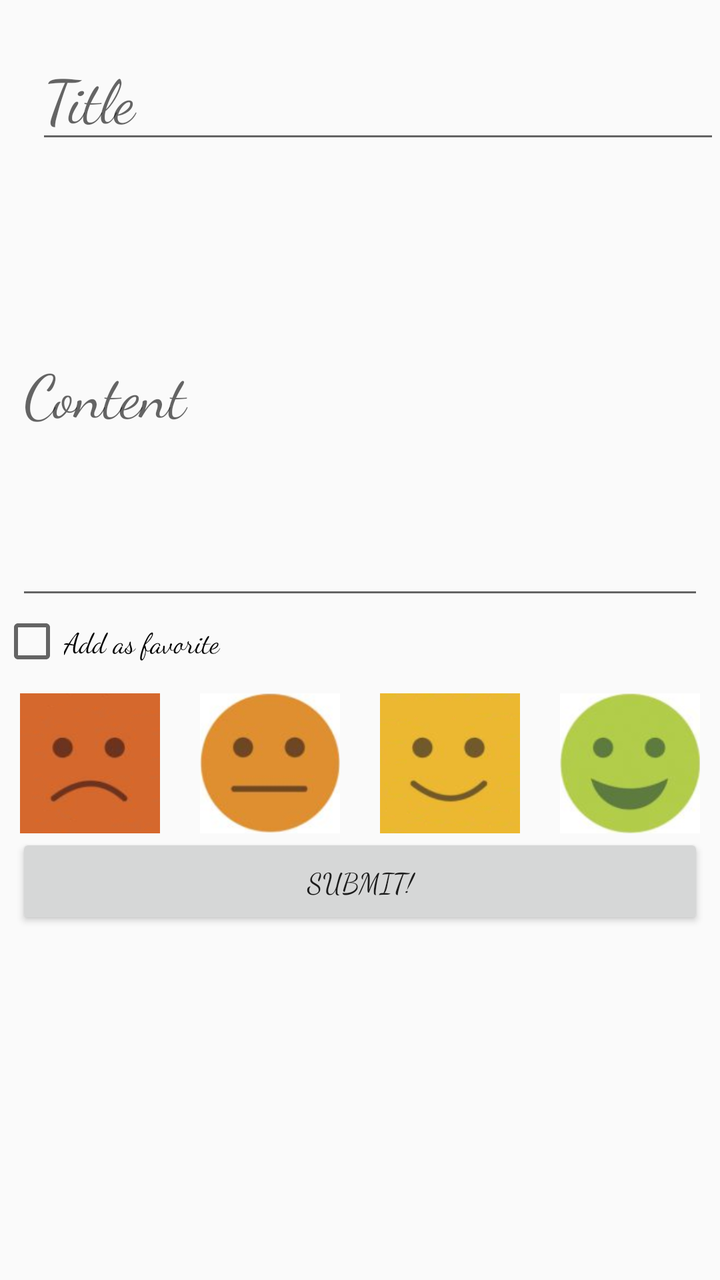
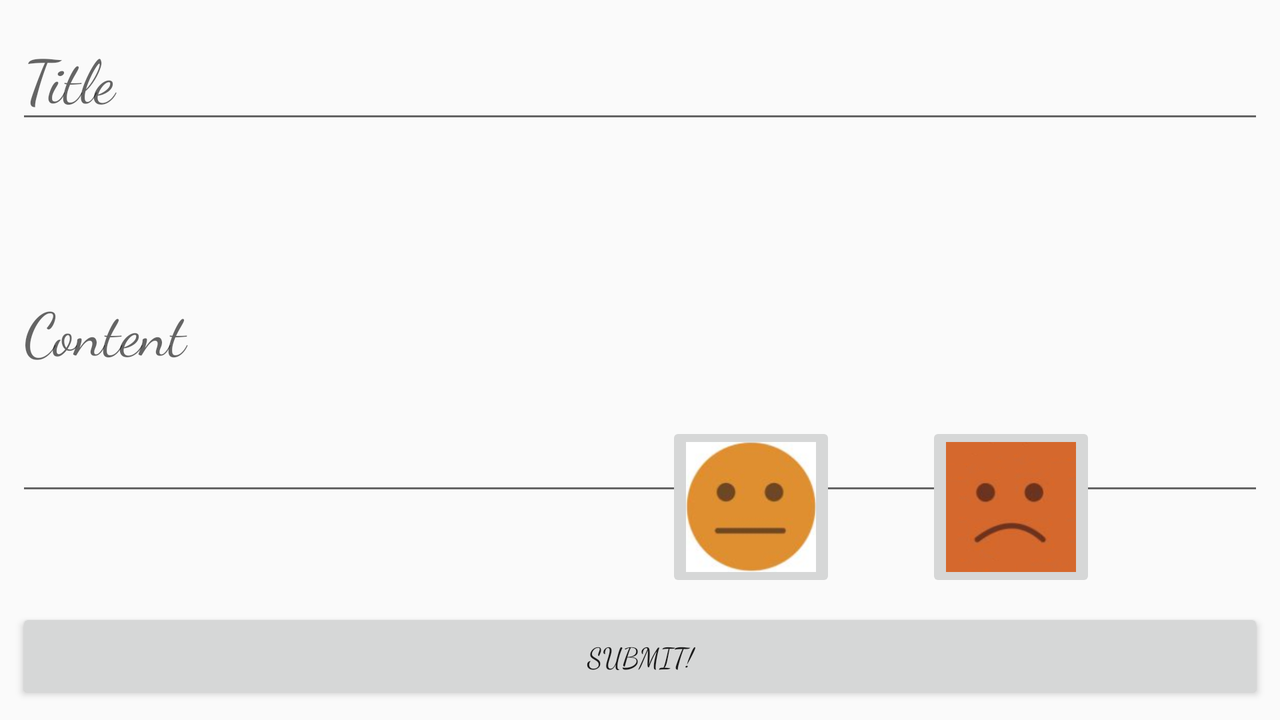

First picture: res/layout/ on a phone held upright. Second picture: the repository's own variant of that layout, on a device whose configuration matches the variant's folder. Source for both follows.
<!-- AndroidManifest.xml: application theme AppTheme -->
<!-- res/layout/activity_input.xml -->
<?xml version="1.0" encoding="utf-8"?>
<LinearLayout xmlns:android="http://schemas.android.com/apk/res/android"
    xmlns:app="http://schemas.android.com/apk/res-auto"
    xmlns:tools="http://schemas.android.com/tools"
    android:layout_width="match_parent"
    android:layout_height="match_parent"
    android:orientation="vertical"
    tools:context=".InputActivity">

    <LinearLayout
        android:layout_width="wrap_content"
        android:layout_height="wrap_content"
        android:orientation="horizontal"
        android:paddingTop="10dp"
        android:paddingLeft="10dp">

        <EditText
            android:id="@+id/titleSubmit"
            android:layout_width="match_parent"
            android:layout_height="wrap_content"
            android:layout_marginStart="8dp"
            android:layout_marginTop="8dp"
            android:ems="10"
            android:hint="@string/title"
            android:inputType="textPersonName"
            android:textColorHighlight="#ff0000"
            android:textSize="30sp"
            app:layout_constraintStart_toStartOf="parent"
            app:layout_constraintTop_toTopOf="parent" />


    </LinearLayout>

    <EditText
        android:id="@+id/contentSubmit"
        android:layout_width="match_parent"
        android:layout_height="220dp"
        android:layout_marginEnd="8dp"
        android:layout_marginStart="8dp"
        android:layout_marginTop="8dp"
        android:ems="10"
        android:hint="@string/content"
        android:inputType="textPersonName"
        android:textColorHighlight="#ff0000"
        android:textSize="30sp"
        app:layout_constraintEnd_toEndOf="parent"
        app:layout_constraintHorizontal_bias="0.0"
        app:layout_constraintStart_toStartOf="parent"
        app:layout_constraintTop_toBottomOf="@+id/titleSubmit" />


    <LinearLayout
        android:layout_width="match_parent"
        android:layout_height="wrap_content"
        android:orientation="horizontal" >

        <CheckBox
            android:id="@+id/checkBox"
            android:layout_width="0dp"
            android:layout_height="wrap_content"
            android:layout_weight="1"
            android:text="@string/add_as_favorite"
            android:onClick="addFavourites"/>

        <ImageView
            android:id="@+id/favourites"
            android:layout_width="30dp"
            android:layout_height="30dp"
            app:srcCompat="@drawable/favourites"
            android:scaleType="centerCrop"
            android:visibility="invisible"
            android:paddingLeft="2dp"
            android:paddingRight="2dp"
            android:paddingTop="2dp"
            android:paddingBottom="2dp"/>

        <ImageView
            android:id="@+id/mood"
            android:layout_width="30dp"
            android:layout_height="30dp"
            app:srcCompat="@drawable/neutral"
            android:visibility="invisible"
            android:paddingStart="4dp"
            android:paddingEnd="8dp"
            android:paddingTop="2dp"
            android:paddingBottom="2dp"/>

    </LinearLayout>

    <LinearLayout
        android:layout_width="match_parent"
        android:layout_height="wrap_content"
        android:orientation="horizontal"
        android:layout_gravity="center_horizontal">

        <ImageButton
            android:id="@+id/sadMood"
            android:layout_width="70dp"
            android:layout_height="70dp"
            android:layout_marginLeft="10dp"
            android:layout_marginRight="10dp"
            android:layout_marginTop="10dp"
            android:onClick="emoticonClicked"
            android:scaleType="centerCrop"
            app:srcCompat="@drawable/sad"
            android:background="#00000000" />

        <ImageButton
            android:id="@+id/negativeMood"
            android:layout_width="70dp"
            android:layout_height="70dp"
            android:layout_marginLeft="10dp"
            android:layout_marginRight="10dp"
            android:layout_marginTop="10dp"
            android:onClick="emoticonClicked"
            android:scaleType="centerCrop"
            app:srcCompat="@drawable/negative"
            android:background="#00000000" />

        <ImageButton
            android:id="@+id/neutralMood"
            android:layout_width="70dp"
            android:layout_height="70dp"
            android:layout_marginLeft="10dp"
            android:layout_marginRight="10dp"
            android:layout_marginTop="10dp"
            android:onClick="emoticonClicked"
            android:scaleType="centerCrop"
            app:srcCompat="@drawable/neutral"
            android:background="#00000000" />

        <ImageButton
            android:id="@+id/positiveMood"
            android:layout_width="70dp"
            android:layout_height="70dp"
            android:layout_marginLeft="10dp"
            android:layout_marginRight="10dp"
            android:layout_marginTop="10dp"
            android:onClick="emoticonClicked"
            android:scaleType="centerCrop"
            app:srcCompat="@drawable/positive"
            android:background="#00000000" />

    </LinearLayout>

    <Button
        android:id="@+id/submit"
        android:layout_width="match_parent"
        android:layout_height="wrap_content"
        android:layout_marginBottom="8dp"
        android:layout_marginEnd="8dp"
        android:layout_marginStart="8dp"
        android:text="@string/submit"
        app:layout_constraintBottom_toBottomOf="parent"
        app:layout_constraintEnd_toEndOf="parent"
        app:layout_constraintStart_toStartOf="parent"
        android:onClick="addEntry" />

</LinearLayout>
<!-- resources referenced by this layout -->
<resources>
  <!-- drawable negative: png bitmap (drawable, 31091 bytes) -->
  <!-- drawable neutral: png bitmap (drawable, 24405 bytes) -->
  <!-- drawable positive: png bitmap (drawable, 33409 bytes) -->
  <!-- drawable sad: png bitmap (drawable, 19842 bytes) -->
  <string name="add_as_favorite">Add as favorite</string>
  <string name="content">Content</string>
  <string name="submit">Submit!</string>
  <string name="title">Title</string>
  <style name="AppTheme" parent="Theme.AppCompat.Light.DarkActionBar">
          
          <item name="android:fontFamily">cursive</item>
          <item name="colorPrimary">@color/colorPrimary</item>
          <item name="colorPrimaryDark">@color/colorPrimaryDark</item>
          <item name="colorAccent">@color/colorAccent</item>
  
      </style>
</resources>
<!-- res/layout-land/activity_input.xml (the repository's variant of the layout above) -->
<!-- drawn on the phone turned sideways -->
<?xml version="1.0" encoding="utf-8"?>
<android.support.constraint.ConstraintLayout xmlns:android="http://schemas.android.com/apk/res/android"
    xmlns:app="http://schemas.android.com/apk/res-auto"
    xmlns:tools="http://schemas.android.com/tools"
    android:layout_width="match_parent"
    android:layout_height="match_parent"
    tools:context=".InputActivity">

    <EditText
        android:id="@+id/titleSubmit"
        android:layout_width="match_parent"
        android:layout_height="wrap_content"
        android:layout_marginEnd="8dp"
        android:layout_marginStart="8dp"
        android:layout_marginTop="8dp"
        android:ems="10"
        android:hint="@string/title"
        android:textSize="30sp"
        android:inputType="textPersonName"
        app:layout_constraintEnd_toEndOf="parent"
        app:layout_constraintHorizontal_bias="0.0"
        app:layout_constraintStart_toStartOf="parent"
        app:layout_constraintTop_toTopOf="parent"
        android:textColorHighlight ="#ff0000"/>

    <EditText
        android:id="@+id/contentSubmit"
        android:layout_width="match_parent"
        android:layout_height="178dp"
        android:layout_marginEnd="8dp"
        android:layout_marginStart="8dp"
        android:layout_marginTop="8dp"
        android:ems="10"
        android:hint="@string/content"
        android:inputType="textPersonName"
        android:textColorHighlight="#ff0000"
        android:textSize="30sp"
        app:layout_constraintEnd_toEndOf="parent"
        app:layout_constraintHorizontal_bias="0.0"
        app:layout_constraintStart_toStartOf="parent"
        app:layout_constraintTop_toBottomOf="@+id/titleSubmit" />

    <ImageButton
        android:id="@+id/sadMood"
        android:layout_width="85dp"
        android:layout_height="85dp"
        android:layout_marginBottom="8dp"
        android:layout_marginEnd="92dp"
        android:layout_weight="1"
        android:onClick="emoticonClicked"
        android:scaleType="centerCrop"
        app:layout_constraintBottom_toTopOf="@+id/submit"
        app:layout_constraintEnd_toEndOf="parent"
        app:srcCompat="@drawable/sad" />

    <ImageButton
        android:id="@+id/negativeMood"
        android:layout_width="85dp"
        android:layout_height="85dp"
        android:layout_marginBottom="8dp"
        android:layout_marginEnd="16dp"
        android:layout_marginStart="8dp"
        android:layout_weight="1"
        android:onClick="emoticonClicked"
        android:scaleType="centerCrop"
        app:layout_constraintBottom_toTopOf="@+id/submit"
        app:layout_constraintEnd_toStartOf="@+id/sadMood"
        app:layout_constraintHorizontal_bias="0.918"
        app:layout_constraintStart_toStartOf="parent"
        app:srcCompat="@drawable/negative" />

    <ImageButton
        android:id="@+id/neutralMood"
        android:layout_width="85dp"
        android:layout_height="85dp"
        android:layout_marginBottom="16dp"
        android:layout_marginEnd="92dp"
        android:layout_marginTop="16dp"
        android:layout_weight="1"
        android:onClick="emoticonClicked"
        android:scaleType="centerCrop"
        app:layout_constraintBottom_toTopOf="@+id/sadMood"
        app:layout_constraintEnd_toEndOf="parent"
        app:layout_constraintTop_toBottomOf="@+id/contentSubmit"
        app:layout_constraintVertical_bias="0.0"
        app:srcCompat="@drawable/neutral" />

    <ImageButton
        android:id="@+id/positiveMood"
        android:layout_width="85dp"
        android:layout_height="85dp"
        android:layout_marginBottom="16dp"
        android:layout_marginEnd="16dp"
        android:layout_marginStart="8dp"
        android:layout_marginTop="16dp"
        android:layout_weight="1"
        android:onClick="emoticonClicked"
        android:scaleType="centerCrop"
        app:layout_constraintBottom_toTopOf="@+id/negativeMood"
        app:layout_constraintEnd_toStartOf="@+id/neutralMood"
        app:layout_constraintHorizontal_bias="0.918"
        app:layout_constraintStart_toStartOf="parent"
        app:layout_constraintTop_toBottomOf="@+id/contentSubmit"
        app:layout_constraintVertical_bias="0.0"
        app:srcCompat="@drawable/positive" />

    <Button
        android:id="@+id/submit"
        android:layout_width="match_parent"
        android:layout_height="wrap_content"
        android:layout_marginBottom="8dp"
        android:layout_marginEnd="8dp"
        android:layout_marginStart="8dp"
        android:text="@string/submit"
        app:layout_constraintBottom_toBottomOf="parent"
        app:layout_constraintEnd_toEndOf="parent"
        app:layout_constraintStart_toStartOf="parent"
        android:onClick="addEntry" />

</android.support.constraint.ConstraintLayout>
<!-- resources referenced by the variant -->
<!-- as the phone turned sideways resolves them -->
<resources>
  <!-- drawable negative: png bitmap (drawable, 31091 bytes) -->
  <!-- drawable neutral: png bitmap (drawable, 24405 bytes) -->
  <!-- drawable positive: png bitmap (drawable, 33409 bytes) -->
  <!-- drawable sad: png bitmap (drawable, 19842 bytes) -->
  <string name="content">Content</string>
  <string name="submit">Submit!</string>
  <string name="title">Title</string>
  <style name="AppTheme" parent="Theme.AppCompat.Light.DarkActionBar">
          
          <item name="android:fontFamily">cursive</item>
          <item name="colorPrimary">@color/colorPrimary</item>
          <item name="colorPrimaryDark">@color/colorPrimaryDark</item>
          <item name="colorAccent">@color/colorAccent</item>
  
      </style>
</resources>
